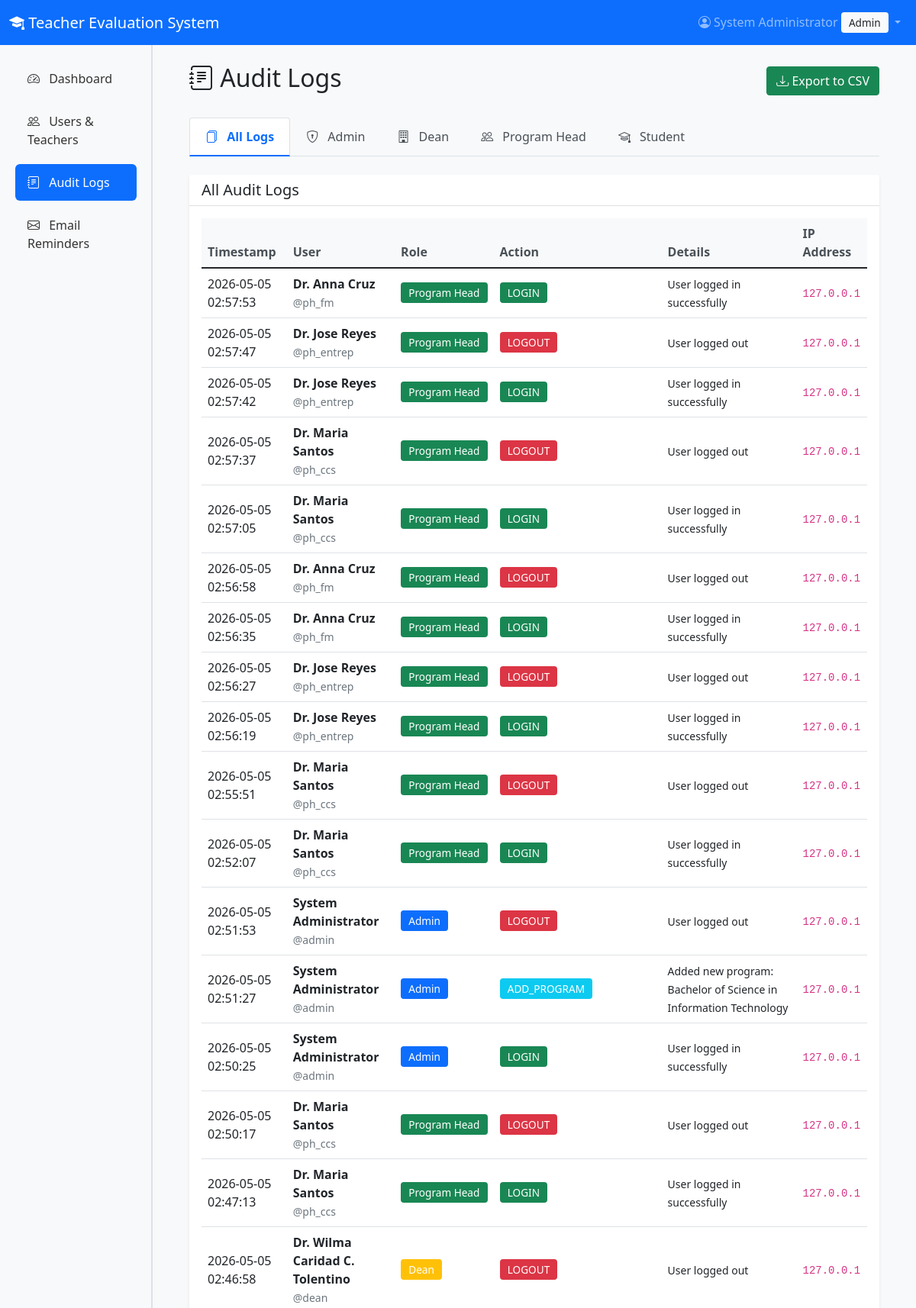
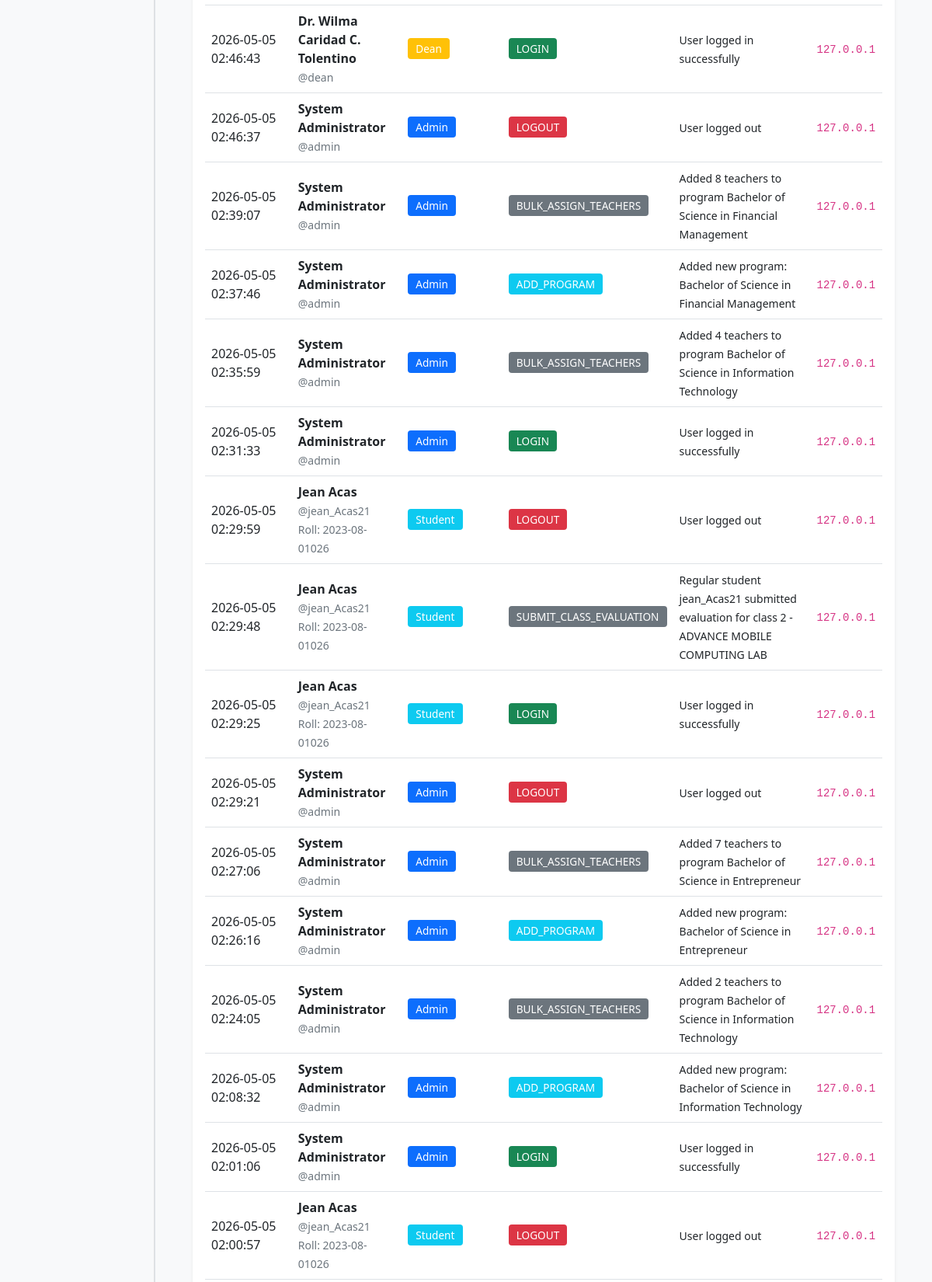
Screenshot of /admin/audit-logs (signed in, upper part) with the database file from the repository (2 pictures, top to bottom).
### models.py (models this page shows, shortened)
class User(UserMixin, db.Model):
    __tablename__ = 'users'
    id = db.Column(db.Integer, primary_key=True)
    username = db.Column(db.String(80), unique=True, nullable=False)
    email = db.Column(db.String(120), unique=True, nullable=False)
    password_hash = db.Column(db.String(200), nullable=False)
    role = db.Column(db.String(50), nullable=False)  # student, program_head, dean, admin
    full_name = db.Column(db.String(100), nullable=False)
    department = db.Column(db.String(100))
    is_active = db.Column(db.Boolean, default=True)
    created_at = db.Column(db.DateTime, default=datetime.utcnow)
    roll_number = db.Column(db.String(20), unique=True)
    program = db.Column(db.String(100))
    semester = db.Column(db.Integer)
    is_irregular = db.Column(db.Boolean, default=False)  # ADDED: Regular/Irregular student
    evaluations_given = db.relationship('Evaluation', foreign_keys='Evaluation.evaluator_id',
                                      backref='evaluator', lazy=True)
    audit_logs = db.relationship('AuditLog', backref='user', lazy=True)
    enrollments = db.relationship('Enrollment', backref='student', lazy=True)
    class_evaluations = db.relationship('ClassEvaluation', backref='evaluator', lazy=True)

class AuditLog(db.Model):
    __tablename__ = 'audit_logs'
    id = db.Column(db.Integer, primary_key=True)
    user_id = db.Column(db.Integer, db.ForeignKey('users.id'), nullable=False)
    action = db.Column(db.String(200), nullable=False)
    details = db.Column(db.Text)
    ip_address = db.Column(db.String(50))
    timestamp = db.Column(db.DateTime, default=datetime.utcnow)

### app.py (the view)
@app.route('/admin/audit-logs')
@login_required
@role_required('admin')
def audit_logs():
    page = request.args.get('page', 1, type=int)
    per_page = 50
    logs = AuditLog.query.order_by(
        AuditLog.timestamp.desc()
    ).paginate(page=page, per_page=per_page, error_out=False)
    return render_template('admin/audit_logs.html', logs=logs)

### app.py (called while the page is built)
def role_required(*roles):
    def decorator(f):
        @wraps(f)
        def decorated_function(*args, **kwargs):
            if not current_user.is_authenticated:
                return redirect(url_for('login'))
            if current_user.role not in roles:
                flash('You do not have permission to access this page.', 'danger')
                return redirect(url_for('index'))
            return f(*args, **kwargs)
        return decorated_function
    return decorator

@login_manager.user_loader
def load_user(user_id):
    return User.query.get(int(user_id))

### templates/admin/audit_logs.html (shortened to what this page needs)
{% extends "base.html" %}
{% block content %}
<div class="container-fluid py-4">
    <div class="d-flex justify-content-between align-items-center mb-4">
        <h2><i class="bi bi-journal-text"></i> Audit Logs</h2>
        <a href="{{ url_for('export_audit_logs') }}" class="btn btn-success">
            <i class="bi bi-download"></i> Export to CSV
        </a>
    </div>
    <ul class="nav nav-tabs mb-4" id="auditTabs" role="tablist">
        <li class="nav-item" role="presentation">
            <button class="nav-link active" id="all-tab" data-bs-toggle="tab" data-bs-target="#all"
                    type="button" role="tab" aria-controls="all" aria-selected="true">
                <i class="bi bi-files"></i> All Logs
            </button>
        </li>
        <li class="nav-item" role="presentation">
            <button class="nav-link" id="admin-tab" data-bs-toggle="tab" data-bs-target="#admin"
                    type="button" role="tab" aria-controls="admin" aria-selected="false">
                <i class="bi bi-shield-lock"></i> Admin
            </button>
        </li>
        <li class="nav-item" role="presentation">
            <button class="nav-link" id="dean-tab" data-bs-toggle="tab" data-bs-target="#dean"
                    type="button" role="tab" aria-controls="dean" aria-selected="false">
                <i class="bi bi-building"></i> Dean
            </button>
        </li>
        <li class="nav-item" role="presentation">
            <button class="nav-link" id="program-head-tab" data-bs-toggle="tab" data-bs-target="#program-head"
                    type="button" role="tab" aria-controls="program-head" aria-selected="false">
                <i class="bi bi-people"></i> Program Head
            </button>
        </li>
        <li class="nav-item" role="presentation">
            <button class="nav-link" id="student-tab" data-bs-toggle="tab" data-bs-target="#student"
                    type="button" role="tab" aria-controls="student" aria-selected="false">
                <i class="bi bi-mortarboard"></i> Student
            </button>
        </li>
    </ul>
    <div class="tab-content" id="auditTabsContent">
        <div class="tab-pane fade show active" id="all" role="tabpanel" aria-labelledby="all-tab">
            <div class="card shadow-sm">
                <div class="card-header bg-white">
                    <h5 class="mb-0">All Audit Logs</h5>
                </div>
                <div class="card-body">
                    <div class="table-responsive">
                        <table class="table table-hover align-middle">
                            <thead class="table-light">
                                <tr>
                                    <th>Timestamp</th>
                                    <th>User</th>
                                    <th>Role</th>
                                    <th>Action</th>
                                    <th>Details</th>
                                    <th>IP Address</th>
                                </tr>
                            </thead>
                            <tbody>
                                {% for log in logs.items %}
                                <tr>
                                    <td>{{ log.timestamp.strftime('%Y-%m-%d %H:%M:%S') }}</td>
                                    <td>
                                        <strong>{{ log.user.full_name if log.user else 'Unknown' }}</strong>
                                        <br>
                                        <small class="text-muted">@{{ log.user.username if log.user else 'N/A' }}</small>
                                        {% if log.user and log.user.roll_number %}
                                            <br>
                                            <small class="text-muted">Roll: {{ log.user.roll_number }}</small>
                                        {% endif %}
                                    </td>
                                    <td>
                                        {% if log.user %}
                                            <span class="badge bg-{{ 'primary' if log.user.role == 'admin'
                                                                  else 'info' if log.user.role == 'student'
                                                                  else 'success' if log.user.role == 'program_head'
                                                                  else 'warning' }}">
                                                {{ log.user.role|replace('_', ' ')|title }}
                                            </span>
                                        {% else %}
                                            <span class="badge bg-secondary">Unknown</span>
                                        {% endif %}
                                    </td>
                                    <td>
                                        <span class="badge bg-{{ 'success' if 'LOGIN' in log.action
                                                              else 'danger' if 'LOGOUT' in log.action
                                                              else 'info' if 'ADD' in log.action or 'CREATE' in log.action
                                                              else 'warning' if 'EDIT' in log.action or 'UPDATE' in log.action
                                                              else 'secondary' }}">
                                            {{ log.action }}
                                        </span>
                                    </td>
                                    <td>
                                        <small>{{ log.details }}</small>
                                    </td>
                                    <td><code>{{ log.ip_address or 'N/A' }}</code></td>
                                </tr>
                                {% endfor %}
                            </tbody>
                        </table>
                    </div>
                </div>
            </div>
        </div>
                    {% set admin_logs = logs.items|selectattr('user.role', 'equalto', 'admin')|list %}
                    {% set dean_logs = logs.items|selectattr('user.role', 'equalto', 'dean')|list %}
                    {% set program_head_logs = logs.items|selectattr('user.role', 'equalto', 'program_head')|list %}
                    {% set student_logs = logs.items|selectattr('user.role', 'equalto', 'student')|list %}
    </div>
</div>
{% endblock %}

### templates/base.html (shortened to what this page needs)
<!DOCTYPE html>
<html lang="en">
<head>
    <link href="https://cdn.jsdelivr.net/npm/bootstrap@5.1.3/dist/css/bootstrap.min.css" rel="stylesheet">
    <link rel="stylesheet" href="https://cdn.jsdelivr.net/npm/bootstrap-icons@1.8.1/font/bootstrap-icons.css">
    <link rel="stylesheet" href="{{ url_for('static', filename='style.css') }}">
</head>
<body>
    <nav class="navbar navbar-expand-lg navbar-dark bg-primary">
        <div class="container-fluid">
            <a class="navbar-brand" href="{{ url_for('index') }}">
                <i class="bi bi-mortarboard-fill"></i> Teacher Evaluation System
            </a>
            <div class="collapse navbar-collapse" id="navbarNav">
                <ul class="navbar-nav ms-auto">
                    {% if current_user.is_authenticated %}
                        <li class="nav-item dropdown">
                            <a class="nav-link dropdown-toggle" href="#" id="userDropdown" role="button"
                               data-bs-toggle="dropdown" aria-expanded="false">
                                <i class="bi bi-person-circle"></i> {{ current_user.full_name }}
                                <span class="badge bg-light text-dark">{{ current_user.role|replace('_', ' ')|title }}</span>
                            </a>
                        </li>
                    {% endif %}
                </ul>
            </div>
        </div>
    </nav>
    <div class="container-fluid">
        <div class="row">
            {% if current_user.is_authenticated and current_user.role != 'student' %}
            <nav class="col-md-2 d-md-block bg-light sidebar">
                <div class="position-sticky pt-3">
                    <ul class="nav flex-column">
                        {% if current_user.role == 'admin' %}
                        <li class="nav-item">
                            <a class="nav-link {% if request.endpoint == 'admin_dashboard' %}active{% endif %}"
                               href="{{ url_for('admin_dashboard') }}">
                                <i class="bi bi-speedometer2"></i> Dashboard
                            </a>
                        </li>
                        <li class="nav-item">
                            <a class="nav-link {% if request.endpoint == 'admin_users' %}active{% endif %}"
                               href="{{ url_for('admin_users') }}">
                                <i class="bi bi-people"></i> Users & Teachers
                            </a>
                        </li>
                        <li class="nav-item">
                            <a class="nav-link {% if request.endpoint == 'audit_logs' %}active{% endif %}"
                               href="{{ url_for('audit_logs') }}">
                                <i class="bi bi-journal-text"></i> Audit Logs
                            </a>
                        </li>
                        <li class="nav-item">
                            <a class="nav-link {% if request.endpoint == 'email_reminders' %}active{% endif %}"
                               href="{{ url_for('email_reminders') }}">
                                <i class="bi bi-envelope"></i> Email Reminders
                            </a>
                        </li>
                        {% endif %}
                    </ul>
                </div>
            </nav>
            <main class="col-md-10 ms-sm-auto px-md-4">
            {% else %}
            <main class="col-12">
            {% endif %}
                {% block content %}{% endblock %}
            </main>
        </div>
    </div>
</body>
</html>

### static/style.css (style rules this page uses)
body { font-family: 'Segoe UI', Tahoma, Geneva, Verdana, sans-serif; background-color: #f8f9fa; }
.sidebar { min-height: calc(100vh - 56px); background-color: #f8f9fa; border-right: 1px solid #dee2e6; box-shadow: inset -1px 0 0 rgba(0, 0, 0, .1); }
.sidebar .nav-link { color: #333; padding: 0.75rem 1rem; font-weight: 500; border-radius: 0.375rem; margin: 0.25rem 0.5rem; transition: all 0.2s; }
.sidebar .nav-link.active { background-color: #0d6efd; color: white; }
.sidebar .nav-link i { margin-right: 0.5rem; width: 1.25rem; text-align: center; }
.table th { font-weight: 600; color: #495057; border-top: none; }
.badge { padding: 0.5em 0.75em; font-weight: 500; }

### templates/admin/audit_logs.html (style rules this page uses)
.nav-tabs .nav-link { color: #495057; font-weight: 500; padding: 0.75rem 1.25rem; }
.nav-tabs .nav-link.active { color: #0d6efd; font-weight: 600; border-bottom: 2px solid #0d6efd; }
.nav-tabs .nav-link i { margin-right: 0.5rem; }
.card { border: none; box-shadow: 0 0.125rem 0.25rem rgba(0, 0, 0, 0.075); }
.table th { font-weight: 600; color: #495057; border-top: none; background-color: #f8f9fa; }
.badge { font-size: 0.85rem; padding: 0.5em 0.75em; }

### rows the page displays
User: full_name "System Administrator", role "Admin"
AuditLog: timestamp "2026-05-05 02:57:53", user "Dr. Anna Cruz", user "ph_fm", user.role "Program Head", action "LOGIN", details "User logged in successfully", ip_address "127.0.0.1"
AuditLog: timestamp "2026-05-05 02:57:47", user "Dr. Jose Reyes", user "ph_entrep", user.role "Program Head", action "LOGOUT", details "User logged out", ip_address "127.0.0.1"
AuditLog: timestamp "2026-05-05 02:57:42", user "Dr. Jose Reyes", user "ph_entrep", user.role "Program Head", action "LOGIN", details "User logged in successfully", ip_address "127.0.0.1"
AuditLog: timestamp "2026-05-05 02:57:37", user "Dr. Maria Santos", user "ph_ccs", user.role "Program Head", action "LOGOUT", details "User logged out", ip_address "127.0.0.1"
AuditLog: timestamp "2026-05-05 02:57:05", user "Dr. Maria Santos", user "ph_ccs", user.role "Program Head", action "LOGIN", details "User logged in successfully", ip_address "127.0.0.1"
AuditLog: timestamp "2026-05-05 02:56:58", user "Dr. Anna Cruz", user "ph_fm", user.role "Program Head", action "LOGOUT", details "User logged out", ip_address "127.0.0.1"
AuditLog: timestamp "2026-05-05 02:56:35", user "Dr. Anna Cruz", user "ph_fm", user.role "Program Head", action "LOGIN", details "User logged in successfully", ip_address "127.0.0.1"
AuditLog: timestamp "2026-05-05 02:56:27", user "Dr. Jose Reyes", user "ph_entrep", user.role "Program Head", action "LOGOUT", details "User logged out", ip_address "127.0.0.1"
AuditLog: timestamp "2026-05-05 02:56:19", user "Dr. Jose Reyes", user "ph_entrep", user.role "Program Head", action "LOGIN", details "User logged in successfully", ip_address "127.0.0.1"
AuditLog: timestamp "2026-05-05 02:55:51", user "Dr. Maria Santos", user "ph_ccs", user.role "Program Head", action "LOGOUT", details "User logged out", ip_address "127.0.0.1"
AuditLog: timestamp "2026-05-05 02:52:07", user "Dr. Maria Santos", user "ph_ccs", user.role "Program Head", action "LOGIN", details "User logged in successfully", ip_address "127.0.0.1"
AuditLog: timestamp "2026-05-05 02:51:53", user "System Administrator", user "admin", user.role "Admin", action "LOGOUT", details "User logged out", ip_address "127.0.0.1"
AuditLog: timestamp "2026-05-05 02:51:27", user "System Administrator", user "admin", user.role "Admin", action "ADD_PROGRAM", details "Added new program: Bachelor of Science in Information Technology", ip_address "127.0.0.1"
AuditLog: timestamp "2026-05-05 02:50:25", user "System Administrator", user "admin", user.role "Admin", action "LOGIN", details "User logged in successfully", ip_address "127.0.0.1"
AuditLog: timestamp "2026-05-05 02:50:17", user "Dr. Maria Santos", user "ph_ccs", user.role "Program Head", action "LOGOUT", details "User logged out", ip_address "127.0.0.1"
AuditLog: timestamp "2026-05-05 02:47:13", user "Dr. Maria Santos", user "ph_ccs", user.role "Program Head", action "LOGIN", details "User logged in successfully", ip_address "127.0.0.1"
AuditLog: timestamp "2026-05-05 02:46:58", user "Dr. Wilma Caridad C. Tolentino", user "dean", user.role "Dean", action "LOGOUT", details "User logged out", ip_address "127.0.0.1"
AuditLog: timestamp "2026-05-05 02:46:43", user "Dr. Wilma Caridad C. Tolentino", user "dean", user.role "Dean", action "LOGIN", details "User logged in successfully", ip_address "127.0.0.1"
AuditLog: timestamp "2026-05-05 02:46:37", user "System Administrator", user "admin", user.role "Admin", action "LOGOUT", details "User logged out", ip_address "127.0.0.1"
AuditLog: timestamp "2026-05-05 02:39:07", user "System Administrator", user "admin", user.role "Admin", action "BULK_ASSIGN_TEACHERS", details "Added 8 teachers to program Bachelor of Science in Financial Management", ip_address "127.0.0.1"
AuditLog: timestamp "2026-05-05 02:37:46", user "System Administrator", user "admin", user.role "Admin", action "ADD_PROGRAM", details "Added new program: Bachelor of Science in Financial Management", ip_address "127.0.0.1"
AuditLog: timestamp "2026-05-05 02:35:59", user "System Administrator", user "admin", user.role "Admin", action "BULK_ASSIGN_TEACHERS", details "Added 4 teachers to program Bachelor of Science in Information Technology", ip_address "127.0.0.1"
AuditLog: timestamp "2026-05-05 02:31:33", user "System Administrator", user "admin", user.role "Admin", action "LOGIN", details "User logged in successfully", ip_address "127.0.0.1"
AuditLog: timestamp "2026-05-05 02:29:59", user "Jean Acas", user "jean_Acas21", user.roll_number "2023-08-01026", user.role "Student", action "LOGOUT", details "User logged out", ip_address "127.0.0.1"
AuditLog: timestamp "2026-05-05 02:29:48", user "Jean Acas", user "jean_Acas21", user.roll_number "2023-08-01026", user.role "Student", action "SUBMIT_CLASS_EVALUATION", details "Regular student jean_Acas21 submitted evaluation for class 2 - ADVANCE MOBILE COMPUTING LAB", ip_address "127.0.0.1"
AuditLog: timestamp "2026-05-05 02:29:25", user "Jean Acas", user "jean_Acas21", user.roll_number "2023-08-01026", user.role "Student", action "LOGIN", details "User logged in successfully", ip_address "127.0.0.1"
AuditLog: timestamp "2026-05-05 02:29:21", user "System Administrator", user "admin", user.role "Admin", action "LOGOUT", details "User logged out", ip_address "127.0.0.1"
AuditLog: timestamp "2026-05-05 02:27:06", user "System Administrator", user "admin", user.role "Admin", action "BULK_ASSIGN_TEACHERS", details "Added 7 teachers to program Bachelor of Science in Entrepreneur", ip_address "127.0.0.1"
AuditLog: timestamp "2026-05-05 02:26:16", user "System Administrator", user "admin", user.role "Admin", action "ADD_PROGRAM", details "Added new program: Bachelor of Science in Entrepreneur", ip_address "127.0.0.1"
AuditLog: timestamp "2026-05-05 02:24:05", user "System Administrator", user "admin", user.role "Admin", action "BULK_ASSIGN_TEACHERS", details "Added 2 teachers to program Bachelor of Science in Information Technology", ip_address "127.0.0.1"
AuditLog: timestamp "2026-05-05 02:08:32", user "System Administrator", user "admin", user.role "Admin", action "ADD_PROGRAM", details "Added new program: Bachelor of Science in Information Technology", ip_address "127.0.0.1"
AuditLog: timestamp "2026-05-05 02:01:06", user "System Administrator", user "admin", user.role "Admin", action "LOGIN", details "User logged in successfully", ip_address "127.0.0.1"
AuditLog: timestamp "2026-05-05 02:00:57", user "Jean Acas", user "jean_Acas21", user.roll_number "2023-08-01026", user.role "Student", action "LOGOUT", details "User logged out", ip_address "127.0.0.1"
